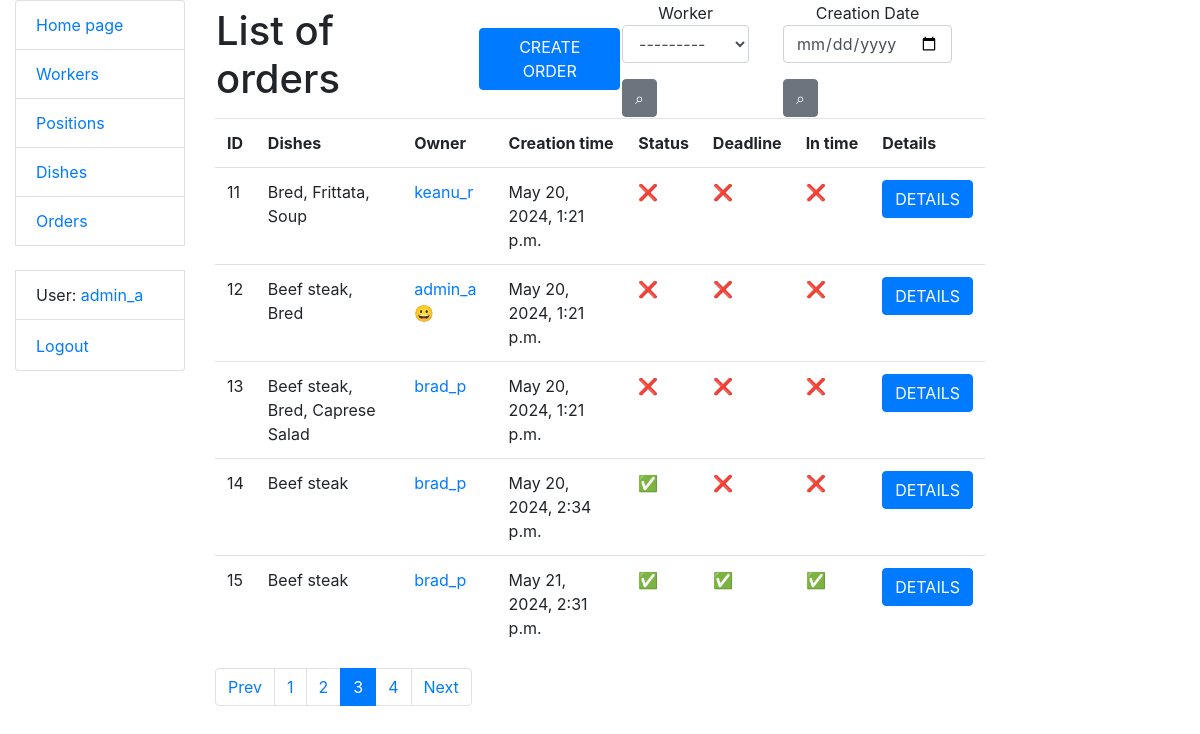
/orders/?page=3 (signed in), run on an earlier commit of the app's database.
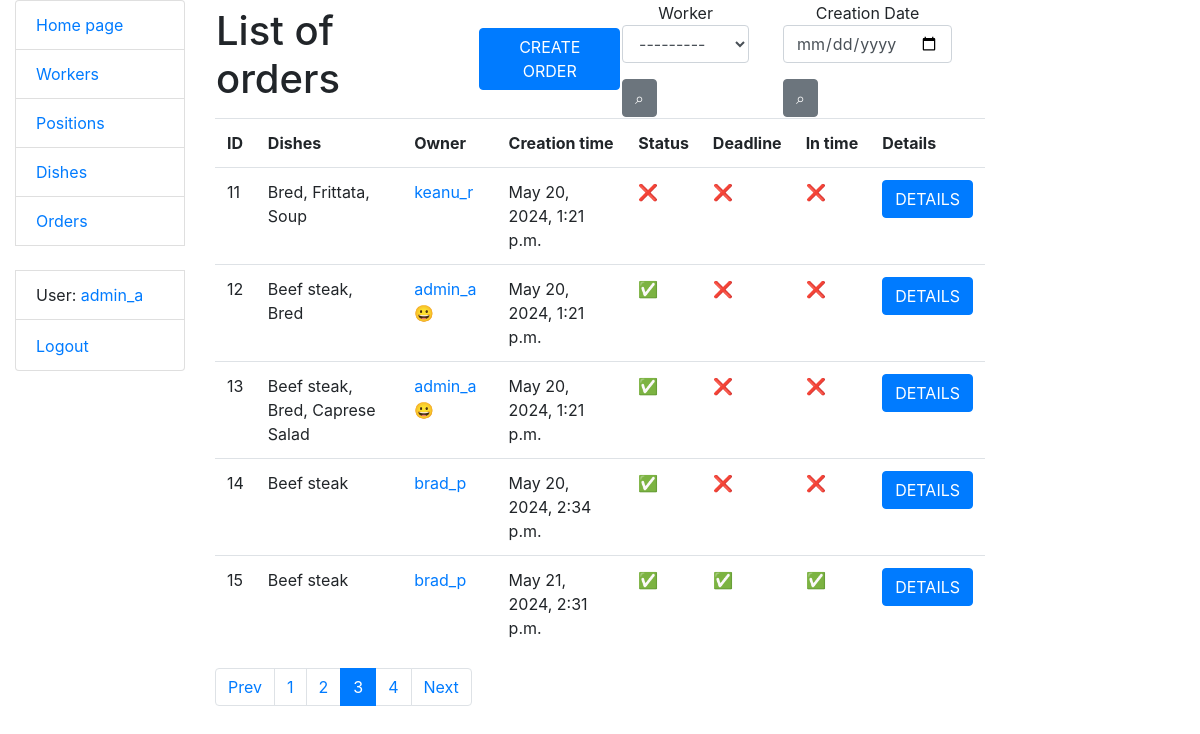
And on a later commit of the database.
### kitchen/models.py (models this page shows, shortened)
class Order(models.Model):
    dishes = models.ManyToManyField(Dish, related_name="orders")
    note = models.TextField(null=True, blank=True)
    worker = models.ForeignKey(settings.AUTH_USER_MODEL, on_delete=models.CASCADE, related_name="orders")
    is_completed = models.BooleanField(default=False)
    is_completed_in_time = models.BooleanField(default=False)
    creation_time = models.DateTimeField(auto_now_add=True)
    deadline = models.IntegerField(default=60)
    @property
    def completion_time(self):
        completion_time = self.creation_time + timezone.timedelta(minutes=self.deadline)
        if completion_time <= timezone.now():
            return False
        return int((completion_time - timezone.now()).total_seconds() // 60)
    def get_dish_names(self):
        return ", ".join(dish.name for dish in self.dishes.all())
    def get_absolute_url(self):
        return reverse("kitchen:order-detail", kwargs={"pk": self.pk})

class Worker(AbstractUser):
    position = models.ForeignKey("Position", on_delete=models.CASCADE,
                                 null=True, blank=True, related_name="workers")
    class Meta:
        verbose_name = "worker"
        verbose_name_plural = "workers"
    def __str__(self):
        return self.username
    def get_absolute_url(self):
        return reverse("kitchen:worker-detail", kwargs={"pk": self.pk})

class Dish(models.Model):
    name = models.CharField(max_length=255, unique=True)
    price = models.DecimalField(max_digits=5, decimal_places=2)
    class Meta:
        ordering = ["name"]

### kitchen/views.py (the view)
# urls.py: path("orders/", OrderListView.as_view(), name="order-list"),
class OrderListView(LoginRequiredMixin, generic.ListView):
    model = Order
    queryset = Order.objects.all().prefetch_related("dishes")
    paginate_by = 5
    def get_context_data(self, *, object_list=None, **kwargs):
        context = super(OrderListView, self).get_context_data(**kwargs)
        dish = self.request.GET.get("dish", "")
        worker = self.request.GET.get("worker", "")
        creation_date = self.request.GET.get("creation_date", "")
        context["search_form"] = OrderSearchForm(
            initial={"dish": dish, "worker": worker, "creation_date": creation_date}
        )
        return context
    def get_queryset(self):
        form = OrderSearchForm(self.request.GET)
        queryset = self.queryset
        if form.is_valid():
            worker = form.cleaned_data["worker"]
            creation_date = form.cleaned_data["creation_date"]
            if worker:
                queryset = queryset.filter(worker=worker)
            if creation_date:
                queryset = queryset.filter(creation_time__date=creation_date)
        return queryset

### kitchen/forms.py
class OrderSearchForm(forms.Form):
    worker = forms.ModelChoiceField(
        queryset=Worker.objects.all(),
        required=False,
        label="Worker",
        widget=forms.Select(attrs={"class": "form-control"})
    )
    creation_date = forms.DateField(
        required=False,
        label="Creation Date",
        widget=forms.DateInput(
            attrs={"type": "date", "class": "form-control"}
        )
    )

### kitchen/templatetags/query_transform.py (called while the page is built)
@register.simple_tag
def query_transform(request, **kwargs):
    updated = request.GET.copy()
    for key, value in kwargs.items():
        if value is not None:
            updated[key] = value
        else:
            updated.pop(key, 0)
    return updated.urlencode()

### templates/kitchen/order_list.html
{% extends "base.html" %}
{% load crispy_forms_filters %}
{% block content %}
  <table>
    <tr>
      <td><h1>List of orders</h1></td>
      <td width="20"></td>
      <td><a href="{% url 'kitchen:order-create' %}" class="btn btn-primary">CREATE ORDER</a></td>
      <td>
        <form method="get" action="" class="form-inline">
          {{ search_form.worker|as_crispy_field }}
          <input class="btn btn-secondary" type="submit" value="⌕">
        </form>
      </td>
      <td><form method="get" action="" class="form-inline">
          {{ search_form.creation_date|as_crispy_field }}
          <input class="btn btn-secondary" type="submit" value="⌕">
        </form></td>
    </tr>
  </table>
  {% if order_list %}
    <table class="table">
      <tr>
        <th>ID</th>
        <th>Dishes</th>
        <th>Owner</th>
        <th>Creation time</th>
        <th>Status</th>
        <th>Deadline</th>
        <th>In&nbsp;time</th>
        <th>Details</th>
      </tr>
      {% for order in order_list %}
        <tr>
          <td>{{ order.id }}</td>
          <td>{{ order.get_dish_names }}</td>
          <td><a href="{{ order.worker.get_absolute_url }}">
            {{ order.worker }} {% if user == order.worker %} 😀{% endif %}
          </a></td>
          <td>{{ order.creation_time }}</td>
          <td>{% if order.is_completed %}✅{% else %}❌{% endif %}</td>
          <td>
            {% if order.is_completed_in_time %}
              ✅
            {% elif order.completion_time %}
              <b>{{ order.completion_time }}</b> min
            {% else %}
              ❌
            {% endif %}
          </td>
          <th>{% if order.is_completed_in_time %}
            ✅
          {% elif not order.is_completed and order.completion_time %}
            -
          {% else %}
            ❌
          {% endif %}</th>
          <td><a href="{{ order.get_absolute_url }}" class="btn btn-primary">DETAILS</a></td>
        </tr>
      {% endfor %}
    </table>
  {% else %}
    <p>There are no orders!</p>
  {% endif %}
{% endblock %}

What changed in the data, as far as the page shows it:
changed Order "Beef steak, Bred": is_completed "❌" → "✅"
changed Order "Beef steak, Bred, Caprese Salad": worker "brad_p" → "admin_a"; now shows "😀"; is_completed "❌" → "✅"
